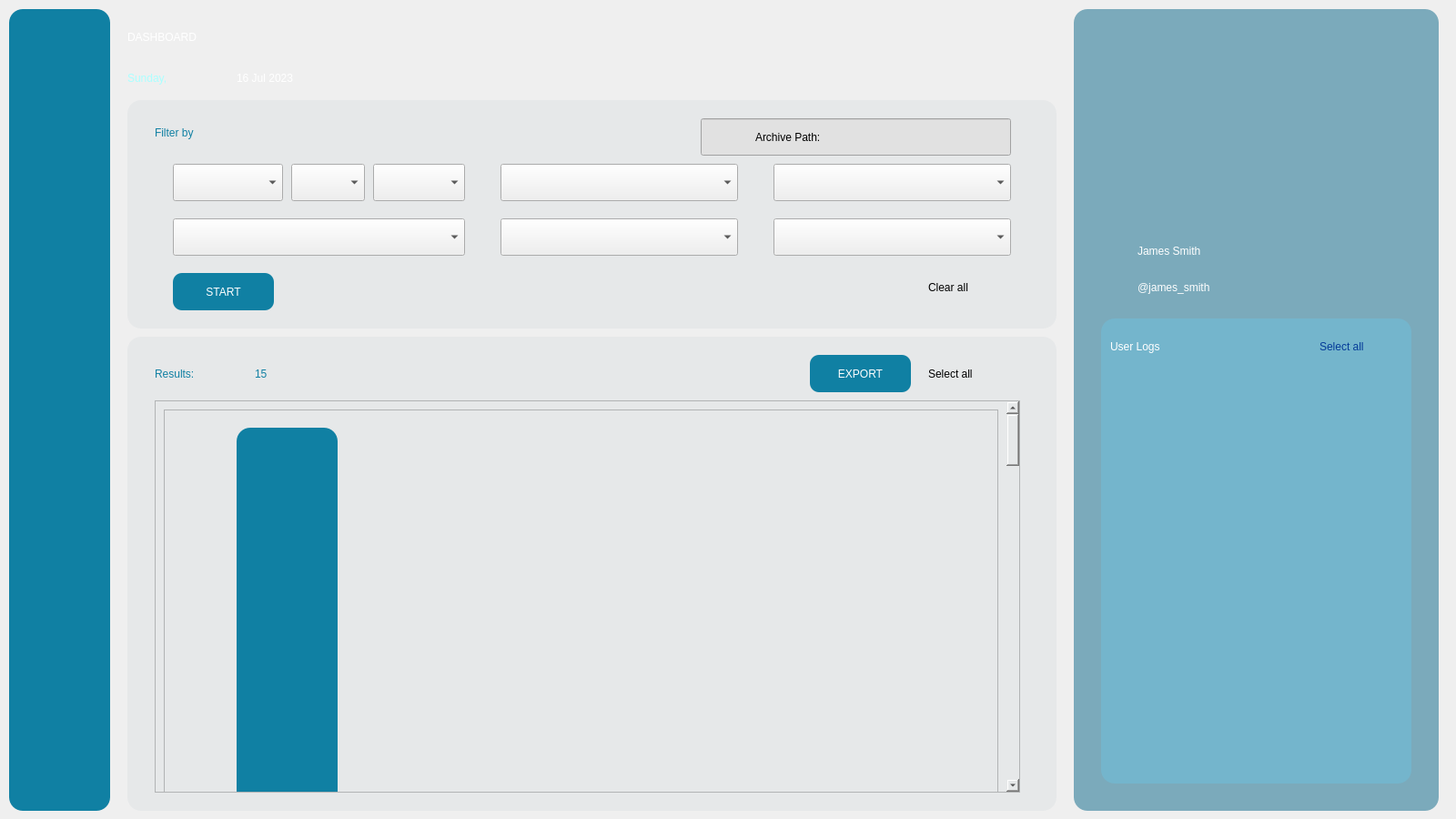
<?xml version="1.0" encoding="UTF-8"?>
<ui version="4.0">
 <class>MainWindow</class>
 <widget class="QMainWindow" name="MainWindow">
  <property name="geometry">
   <rect>
    <x>0</x>
    <y>0</y>
    <width>1600</width>
    <height>900</height>
   </rect>
  </property>
  <property name="minimumSize">
   <size>
    <width>1600</width>
    <height>900</height>
   </size>
  </property>
  <property name="maximumSize">
   <size>
    <width>1600</width>
    <height>900</height>
   </size>
  </property>
  <property name="windowTitle">
   <string>Main</string>
  </property>
  <widget class="QWidget" name="centralwidget">
   <widget class="QLabel" name="mainbg">
    <property name="geometry">
     <rect>
      <x>0</x>
      <y>0</y>
      <width>1600</width>
      <height>900</height>
     </rect>
    </property>
    <property name="text">
     <string/>
    </property>
    <property name="pixmap">
     <pixmap>image/bgcolor.png</pixmap>
    </property>
    <property name="scaledContents">
     <bool>true</bool>
    </property>
   </widget>
   <widget class="QLabel" name="buttonsleftsec">
    <property name="geometry">
     <rect>
      <x>10</x>
      <y>10</y>
      <width>111</width>
      <height>881</height>
     </rect>
    </property>
    <property name="autoFillBackground">
     <bool>false</bool>
    </property>
    <property name="styleSheet">
     <string notr="true">background-color: rgb(16, 128, 163);
border-radius: 15px;</string>
    </property>
    <property name="text">
     <string/>
    </property>
    <property name="scaledContents">
     <bool>true</bool>
    </property>
   </widget>
   <widget class="QLabel" name="dashtxt">
    <property name="geometry">
     <rect>
      <x>140</x>
      <y>10</y>
      <width>341</width>
      <height>61</height>
     </rect>
    </property>
    <property name="styleSheet">
     <string notr="true">font: 700 40pt &quot;Tahoma&quot;;
color: rgb(255, 255, 255);</string>
    </property>
    <property name="text">
     <string>DASHBOARD</string>
    </property>
   </widget>
   <widget class="QLabel" name="dayofweek">
    <property name="geometry">
     <rect>
      <x>140</x>
      <y>60</y>
      <width>111</width>
      <height>51</height>
     </rect>
    </property>
    <property name="styleSheet">
     <string notr="true">font: 700 20pt &quot;Tahoma&quot;;
color: rgb(170, 255, 255);</string>
    </property>
    <property name="text">
     <string>Sunday,</string>
    </property>
   </widget>
   <widget class="QLabel" name="currentdated">
    <property name="geometry">
     <rect>
      <x>260</x>
      <y>60</y>
      <width>201</width>
      <height>51</height>
     </rect>
    </property>
    <property name="styleSheet">
     <string notr="true">font: 700 20pt &quot;Tahoma&quot;;
color: rgb(255, 255, 255);</string>
    </property>
    <property name="text">
     <string>16 Jul 2023</string>
    </property>
   </widget>
   <widget class="QPushButton" name="homebutton">
    <property name="geometry">
     <rect>
      <x>20</x>
      <y>100</y>
      <width>91</width>
      <height>61</height>
     </rect>
    </property>
    <property name="cursor">
     <cursorShape>PointingHandCursor</cursorShape>
    </property>
    <property name="styleSheet">
     <string notr="true">background-color: rgb(16, 128, 163);
border-radius: 15px;</string>
    </property>
    <property name="text">
     <string/>
    </property>
    <property name="icon">
     <iconset>
      <normaloff>image/homebutton.png</normaloff>image/homebutton.png</iconset>
    </property>
    <property name="iconSize">
     <size>
      <width>50</width>
      <height>50</height>
     </size>
    </property>
   </widget>
   <widget class="QPushButton" name="settingbutton">
    <property name="geometry">
     <rect>
      <x>20</x>
      <y>220</y>
      <width>91</width>
      <height>61</height>
     </rect>
    </property>
    <property name="cursor">
     <cursorShape>PointingHandCursor</cursorShape>
    </property>
    <property name="styleSheet">
     <string notr="true">background-color: rgb(16, 128, 163);
border-radius: 15px;</string>
    </property>
    <property name="text">
     <string/>
    </property>
    <property name="icon">
     <iconset>
      <normaloff>image/setting.png</normaloff>image/setting.png</iconset>
    </property>
    <property name="iconSize">
     <size>
      <width>50</width>
      <height>50</height>
     </size>
    </property>
   </widget>
   <widget class="QPushButton" name="aboutbutton">
    <property name="geometry">
     <rect>
      <x>20</x>
      <y>340</y>
      <width>91</width>
      <height>61</height>
     </rect>
    </property>
    <property name="cursor">
     <cursorShape>PointingHandCursor</cursorShape>
    </property>
    <property name="styleSheet">
     <string notr="true">background-color: rgb(16, 128, 163);
border-radius: 15px;</string>
    </property>
    <property name="text">
     <string/>
    </property>
    <property name="icon">
     <iconset>
      <normaloff>image/about..png</normaloff>image/about..png</iconset>
    </property>
    <property name="iconSize">
     <size>
      <width>50</width>
      <height>50</height>
     </size>
    </property>
   </widget>
   <widget class="QPushButton" name="helpbutton">
    <property name="geometry">
     <rect>
      <x>20</x>
      <y>460</y>
      <width>91</width>
      <height>61</height>
     </rect>
    </property>
    <property name="cursor">
     <cursorShape>PointingHandCursor</cursorShape>
    </property>
    <property name="styleSheet">
     <string notr="true">background-color: rgb(16, 128, 163);
border-radius: 15px;</string>
    </property>
    <property name="text">
     <string/>
    </property>
    <property name="icon">
     <iconset>
      <normaloff>image/help.png</normaloff>image/help.png</iconset>
    </property>
    <property name="iconSize">
     <size>
      <width>50</width>
      <height>50</height>
     </size>
    </property>
   </widget>
   <widget class="QPushButton" name="logoutbutton">
    <property name="geometry">
     <rect>
      <x>20</x>
      <y>760</y>
      <width>91</width>
      <height>61</height>
     </rect>
    </property>
    <property name="cursor">
     <cursorShape>PointingHandCursor</cursorShape>
    </property>
    <property name="styleSheet">
     <string notr="true">background-color: rgb(16, 128, 163);
border-radius: 15px;</string>
    </property>
    <property name="text">
     <string/>
    </property>
    <property name="icon">
     <iconset>
      <normaloff>image/logout.png</normaloff>image/logout.png</iconset>
    </property>
    <property name="iconSize">
     <size>
      <width>50</width>
      <height>50</height>
     </size>
    </property>
   </widget>
   <widget class="QLabel" name="filterbysec">
    <property name="geometry">
     <rect>
      <x>140</x>
      <y>110</y>
      <width>1021</width>
      <height>251</height>
     </rect>
    </property>
    <property name="autoFillBackground">
     <bool>false</bool>
    </property>
    <property name="styleSheet">
     <string notr="true">background-color: rgb(230, 232, 233);
border-radius: 15px;</string>
    </property>
    <property name="text">
     <string/>
    </property>
    <property name="scaledContents">
     <bool>true</bool>
    </property>
   </widget>
   <widget class="QLabel" name="filterbytxt">
    <property name="geometry">
     <rect>
      <x>170</x>
      <y>130</y>
      <width>121</width>
      <height>31</height>
     </rect>
    </property>
    <property name="styleSheet">
     <string notr="true">font: 700 19pt &quot;Tahoma&quot;;
color: rgb(16, 128, 163);</string>
    </property>
    <property name="text">
     <string>Filter by</string>
    </property>
   </widget>
   <widget class="QComboBox" name="MonthBox">
    <property name="geometry">
     <rect>
      <x>190</x>
      <y>180</y>
      <width>121</width>
      <height>41</height>
     </rect>
    </property>
    <property name="styleSheet">
     <string notr="true">font: 13pt &quot;Tahoma&quot;;</string>
    </property>
    <property name="placeholderText">
     <string>Month</string>
    </property>
    <property name="modelColumn">
     <number>12</number>
    </property>
   </widget>
   <widget class="QComboBox" name="DayBox">
    <property name="geometry">
     <rect>
      <x>320</x>
      <y>180</y>
      <width>81</width>
      <height>41</height>
     </rect>
    </property>
    <property name="styleSheet">
     <string notr="true">font: 13pt &quot;Tahoma&quot;;</string>
    </property>
    <property name="maxVisibleItems">
     <number>10</number>
    </property>
    <property name="placeholderText">
     <string>Day</string>
    </property>
    <property name="modelColumn">
     <number>31</number>
    </property>
   </widget>
   <widget class="QComboBox" name="YearBox">
    <property name="geometry">
     <rect>
      <x>410</x>
      <y>180</y>
      <width>101</width>
      <height>41</height>
     </rect>
    </property>
    <property name="styleSheet">
     <string notr="true">font: 13pt &quot;Tahoma&quot;;</string>
    </property>
    <property name="maxVisibleItems">
     <number>10</number>
    </property>
    <property name="placeholderText">
     <string>Year</string>
    </property>
    <property name="modelColumn">
     <number>50</number>
    </property>
   </widget>
   <widget class="QComboBox" name="WeaponBox">
    <property name="geometry">
     <rect>
      <x>190</x>
      <y>240</y>
      <width>321</width>
      <height>41</height>
     </rect>
    </property>
    <property name="styleSheet">
     <string notr="true">font: 13pt &quot;Tahoma&quot;;</string>
    </property>
    <property name="placeholderText">
     <string>Weapon</string>
    </property>
    <property name="modelColumn">
     <number>2</number>
    </property>
   </widget>
   <widget class="QComboBox" name="lowerbox">
    <property name="geometry">
     <rect>
      <x>550</x>
      <y>240</y>
      <width>261</width>
      <height>41</height>
     </rect>
    </property>
    <property name="styleSheet">
     <string notr="true">font: 13pt &quot;Tahoma&quot;;</string>
    </property>
    <property name="placeholderText">
     <string>Lower Clothing</string>
    </property>
    <property name="modelColumn">
     <number>13</number>
    </property>
   </widget>
   <widget class="QComboBox" name="upperbox">
    <property name="geometry">
     <rect>
      <x>550</x>
      <y>180</y>
      <width>261</width>
      <height>41</height>
     </rect>
    </property>
    <property name="styleSheet">
     <string notr="true">font: 13pt &quot;Tahoma&quot;;</string>
    </property>
    <property name="maxVisibleItems">
     <number>10</number>
    </property>
    <property name="placeholderText">
     <string>Upper Clothing</string>
    </property>
    <property name="modelColumn">
     <number>13</number>
    </property>
   </widget>
   <widget class="QComboBox" name="lowercolorbox">
    <property name="geometry">
     <rect>
      <x>850</x>
      <y>240</y>
      <width>261</width>
      <height>41</height>
     </rect>
    </property>
    <property name="styleSheet">
     <string notr="true">font: 13pt &quot;Tahoma&quot;;</string>
    </property>
    <property name="placeholderText">
     <string>Lower Clothing Color</string>
    </property>
    <property name="modelColumn">
     <number>8</number>
    </property>
   </widget>
   <widget class="QComboBox" name="upcolorbox">
    <property name="geometry">
     <rect>
      <x>850</x>
      <y>180</y>
      <width>261</width>
      <height>41</height>
     </rect>
    </property>
    <property name="styleSheet">
     <string notr="true">font: 13pt &quot;Tahoma&quot;;</string>
    </property>
    <property name="placeholderText">
     <string>Upper Clothing Color</string>
    </property>
    <property name="modelColumn">
     <number>8</number>
    </property>
   </widget>
   <widget class="QPushButton" name="startbutton">
    <property name="geometry">
     <rect>
      <x>190</x>
      <y>300</y>
      <width>111</width>
      <height>41</height>
     </rect>
    </property>
    <property name="cursor">
     <cursorShape>PointingHandCursor</cursorShape>
    </property>
    <property name="styleSheet">
     <string notr="true">background-color: rgb(16, 128, 163);
color: rgb(255, 255, 255);
font: 700 14pt &quot;Tahoma&quot;;
border-radius: 10px;</string>
    </property>
    <property name="text">
     <string>START</string>
    </property>
    <property name="iconSize">
     <size>
      <width>50</width>
      <height>50</height>
     </size>
    </property>
   </widget>
   <widget class="QLabel" name="clearall">
    <property name="geometry">
     <rect>
      <x>1020</x>
      <y>300</y>
      <width>91</width>
      <height>31</height>
     </rect>
    </property>
    <property name="cursor">
     <cursorShape>PointingHandCursor</cursorShape>
    </property>
    <property name="styleSheet">
     <string notr="true">font: 19pt &quot;Tahoma&quot;;
color: rgb(0, 0, 0);</string>
    </property>
    <property name="text">
     <string>Clear all</string>
    </property>
   </widget>
   <widget class="QLineEdit" name="pathbox">
    <property name="geometry">
     <rect>
      <x>770</x>
      <y>130</y>
      <width>341</width>
      <height>41</height>
     </rect>
    </property>
    <property name="cursor">
     <cursorShape>SizeVerCursor</cursorShape>
    </property>
    <property name="styleSheet">
     <string notr="true">background-color: rgb(225, 225, 225);
color: rgb(0, 0, 0);
font: 12pt &quot;Tahoma&quot;;</string>
    </property>
    <property name="readOnly">
     <bool>true</bool>
    </property>
    <property name="placeholderText">
     <string/>
    </property>
   </widget>
   <widget class="QLabel" name="foldericon">
    <property name="geometry">
     <rect>
      <x>770</x>
      <y>130</y>
      <width>51</width>
      <height>41</height>
     </rect>
    </property>
    <property name="cursor">
     <cursorShape>PointingHandCursor</cursorShape>
    </property>
    <property name="styleSheet">
     <string notr="true">margin-left: 5</string>
    </property>
    <property name="text">
     <string/>
    </property>
    <property name="pixmap">
     <pixmap>image/folder (1).png</pixmap>
    </property>
    <property name="scaledContents">
     <bool>true</bool>
    </property>
   </widget>
   <widget class="QLabel" name="archivetxt">
    <property name="geometry">
     <rect>
      <x>830</x>
      <y>130</y>
      <width>101</width>
      <height>41</height>
     </rect>
    </property>
    <property name="cursor">
     <cursorShape>PointingHandCursor</cursorShape>
    </property>
    <property name="styleSheet">
     <string notr="true">font: 13pt &quot;Tahoma&quot;;
color: rgb(0, 0, 0);</string>
    </property>
    <property name="text">
     <string>Archive Path:</string>
    </property>
   </widget>
   <widget class="QLabel" name="resultsec">
    <property name="geometry">
     <rect>
      <x>140</x>
      <y>370</y>
      <width>1021</width>
      <height>521</height>
     </rect>
    </property>
    <property name="autoFillBackground">
     <bool>false</bool>
    </property>
    <property name="styleSheet">
     <string notr="true">background-color: rgb(230, 232, 233);
border-radius: 15px;</string>
    </property>
    <property name="text">
     <string/>
    </property>
    <property name="scaledContents">
     <bool>true</bool>
    </property>
   </widget>
   <widget class="QLabel" name="resultstxt">
    <property name="geometry">
     <rect>
      <x>170</x>
      <y>390</y>
      <width>111</width>
      <height>41</height>
     </rect>
    </property>
    <property name="styleSheet">
     <string notr="true">font: 700 19pt &quot;Tahoma&quot;;
color: rgb(16, 128, 163);</string>
    </property>
    <property name="text">
     <string>Results:</string>
    </property>
   </widget>
   <widget class="QLabel" name="resultint">
    <property name="geometry">
     <rect>
      <x>280</x>
      <y>390</y>
      <width>41</width>
      <height>41</height>
     </rect>
    </property>
    <property name="styleSheet">
     <string notr="true">font: 700 19pt &quot;Tahoma&quot;;
color: rgb(16, 128, 163);</string>
    </property>
    <property name="text">
     <string>15</string>
    </property>
   </widget>
   <widget class="QLabel" name="selectall">
    <property name="geometry">
     <rect>
      <x>1020</x>
      <y>390</y>
      <width>101</width>
      <height>41</height>
     </rect>
    </property>
    <property name="cursor">
     <cursorShape>PointingHandCursor</cursorShape>
    </property>
    <property name="styleSheet">
     <string notr="true">font: 19pt &quot;Tahoma&quot;;
color: rgb(0, 0, 0);</string>
    </property>
    <property name="text">
     <string>Select all</string>
    </property>
   </widget>
   <widget class="QPushButton" name="exportbutton">
    <property name="geometry">
     <rect>
      <x>890</x>
      <y>390</y>
      <width>111</width>
      <height>41</height>
     </rect>
    </property>
    <property name="cursor">
     <cursorShape>PointingHandCursor</cursorShape>
    </property>
    <property name="styleSheet">
     <string notr="true">background-color: rgb(16, 128, 163);
color: rgb(255, 255, 255);
font: 700 14pt &quot;Tahoma&quot;;
border-radius: 10px;</string>
    </property>
    <property name="text">
     <string>EXPORT</string>
    </property>
    <property name="iconSize">
     <size>
      <width>50</width>
      <height>50</height>
     </size>
    </property>
   </widget>
   <widget class="QScrollArea" name="scrollArea">
    <property name="geometry">
     <rect>
      <x>170</x>
      <y>440</y>
      <width>951</width>
      <height>431</height>
     </rect>
    </property>
    <property name="styleSheet">
     <string notr="true">background-color: rgb(230, 232, 233);</string>
    </property>
    <property name="frameShadow">
     <enum>QFrame::Raised</enum>
    </property>
    <property name="widgetResizable">
     <bool>true</bool>
    </property>
    <widget class="QWidget" name="scrollAreaWidgetContents">
     <property name="geometry">
      <rect>
       <x>0</x>
       <y>0</y>
       <width>932</width>
       <height>3018</height>
      </rect>
     </property>
     <layout class="QVBoxLayout" name="verticalLayout">
      <item>
       <widget class="QFrame" name="frame">
        <property name="minimumSize">
         <size>
          <width>0</width>
          <height>3000</height>
         </size>
        </property>
        <property name="frameShape">
         <enum>QFrame::StyledPanel</enum>
        </property>
        <property name="frameShadow">
         <enum>QFrame::Raised</enum>
        </property>
        <widget class="QLabel" name="test1">
         <property name="geometry">
          <rect>
           <x>80</x>
           <y>20</y>
           <width>111</width>
           <height>881</height>
          </rect>
         </property>
         <property name="autoFillBackground">
          <bool>false</bool>
         </property>
         <property name="styleSheet">
          <string notr="true">background-color: rgb(16, 128, 163);
border-radius: 15px;</string>
         </property>
         <property name="text">
          <string/>
         </property>
         <property name="scaledContents">
          <bool>true</bool>
         </property>
        </widget>
       </widget>
      </item>
     </layout>
    </widget>
   </widget>
   <widget class="QLabel" name="buttonsleftsec_2">
    <property name="geometry">
     <rect>
      <x>1180</x>
      <y>10</y>
      <width>401</width>
      <height>881</height>
     </rect>
    </property>
    <property name="autoFillBackground">
     <bool>false</bool>
    </property>
    <property name="styleSheet">
     <string notr="true">background-color: rgb(123, 170, 187);
border-radius: 15px;</string>
    </property>
    <property name="text">
     <string/>
    </property>
    <property name="scaledContents">
     <bool>true</bool>
    </property>
   </widget>
   <widget class="QLabel" name="label">
    <property name="geometry">
     <rect>
      <x>1280</x>
      <y>60</y>
      <width>191</width>
      <height>181</height>
     </rect>
    </property>
    <property name="text">
     <string/>
    </property>
    <property name="pixmap">
     <pixmap>image/user (1).png</pixmap>
    </property>
    <property name="scaledContents">
     <bool>true</bool>
    </property>
   </widget>
   <widget class="QLabel" name="currentdated_2">
    <property name="geometry">
     <rect>
      <x>1250</x>
      <y>250</y>
      <width>261</width>
      <height>51</height>
     </rect>
    </property>
    <property name="styleSheet">
     <string notr="true">font: 700 30pt &quot;Tahoma&quot;;
color: rgb(255, 255, 255);</string>
    </property>
    <property name="text">
     <string>James Smith</string>
    </property>
   </widget>
   <widget class="QLabel" name="currentdated_3">
    <property name="geometry">
     <rect>
      <x>1250</x>
      <y>300</y>
      <width>161</width>
      <height>31</height>
     </rect>
    </property>
    <property name="styleSheet">
     <string notr="true">font: 700 15pt &quot;Tahoma&quot;;
color: rgb(255, 255, 255);</string>
    </property>
    <property name="text">
     <string>@james_smith</string>
    </property>
   </widget>
   <widget class="QLabel" name="buttonsleftsec_3">
    <property name="geometry">
     <rect>
      <x>1210</x>
      <y>350</y>
      <width>341</width>
      <height>511</height>
     </rect>
    </property>
    <property name="autoFillBackground">
     <bool>false</bool>
    </property>
    <property name="styleSheet">
     <string notr="true">background-color: rgb(116, 181, 204);
border-radius: 15px;</string>
    </property>
    <property name="text">
     <string/>
    </property>
    <property name="scaledContents">
     <bool>true</bool>
    </property>
   </widget>
   <widget class="QLabel" name="selectall_2">
    <property name="geometry">
     <rect>
      <x>1220</x>
      <y>360</y>
      <width>111</width>
      <height>41</height>
     </rect>
    </property>
    <property name="cursor">
     <cursorShape>ArrowCursor</cursorShape>
    </property>
    <property name="styleSheet">
     <string notr="true">font: 700 16pt &quot;Tahoma&quot;;
color: rgb(255, 255, 255);</string>
    </property>
    <property name="text">
     <string>User Logs</string>
    </property>
   </widget>
   <widget class="QLabel" name="selectall_3">
    <property name="geometry">
     <rect>
      <x>1450</x>
      <y>360</y>
      <width>101</width>
      <height>41</height>
     </rect>
    </property>
    <property name="cursor">
     <cursorShape>PointingHandCursor</cursorShape>
    </property>
    <property name="styleSheet">
     <string notr="true">font: 700 15pt &quot;Tahoma&quot;;
color: rgb(3, 58, 152);</string>
    </property>
    <property name="text">
     <string>Select all</string>
    </property>
   </widget>
  </widget>
 </widget>
 <resources/>
 <connections/>
</ui>
